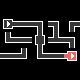

A 2D game scene composited from a Tiled map and its tileset images. What follows is a short description and the map's XML, with every tile layer's data as written:
An orthogonal 5x5 tile map with 16x16 px tiles, 1 tile layer (Tile Layer 1).

<map version="1.10" tiledversion="1.11.2" orientation="orthogonal" renderorder="right-down" width="5" height="5" tilewidth="16" tileheight="16" infinite="0" nextlayerid="2" nextobjectid="1">
 <tileset firstgid="1" source="pipes.tsx" />
 <layer id="1" name="Tile Layer 1" width="5" height="5">
  <data encoding="csv">
0,0,0,0,0,
17,1,2684354562,2684354562,2,
1610612738,3221225473,1610612785,3221225476,2684354562,
1,3221225474,1610612738,1,3221225506,
0,0,0,0,0
</data>
 </layer>
</map>
